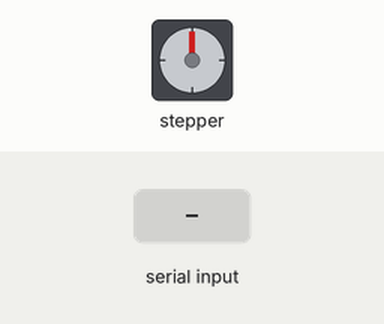
Recording of a sketch running on a simulated Arduino Uno, built with avr-gcc and run on an emulated ATmega328P. Parts: stepper motor. Wiring (inferred from the names in the program): stepper motor driver (200 steps per turn assumed): step pin 3; direction pin 2. Inputs (shaded band) come from the test bench. What the sketch prints to the serial monitor is not drawn.

Above: at 1.2 s.
1.3 s: "inject\n" received over Serial
At 1.45 s:
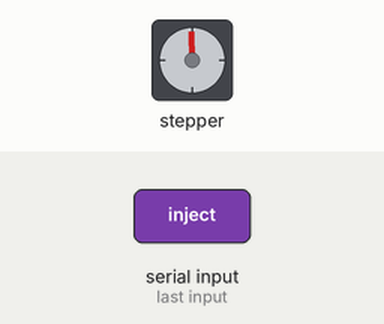
At 2.3 s:
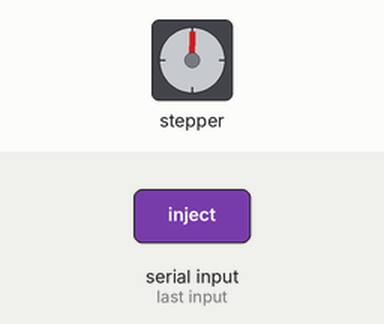
3.2 s: "setSpeed90\n" received over Serial
At 3.66 s:
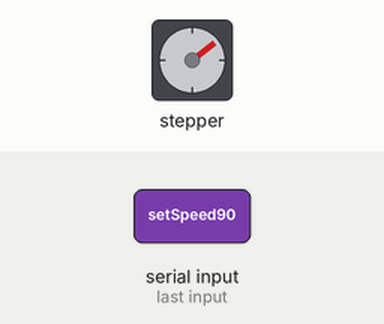
Timing chart, 0 to 19.2 s (numbered marks = the images above; inputs shaded):
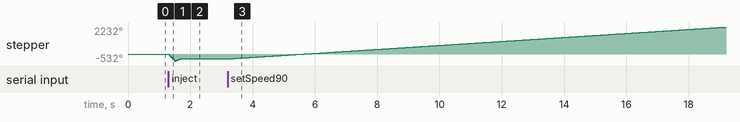

Measured:
- after the input at 1.3 s, stepper: turns 532° counter-clockwise in 0.20 s, then 174° clockwise in 0.17 s
- after the input at 3.2 s, stepper: keeps turning clockwise at about 162°/s, starting at once

The sketch:

AutreInjecteur.ino
```cpp
/*
  STEP / DIR control — NO library
  FULL STEP motor (200 steps/rev)

  Commands:
    dir_forward
    dir_backward
    setSpeed <steps_per_sec>
    stop
    inject
*/

const int dirPin  = 2;
const int stepPin = 3;

// =========================
// FULL STEP CONVERSION
// =========================
const float STEPS_PER_REV = 200.0;
const float STEPS_TO_DEG  = 360.0 / STEPS_PER_REV; // 1.8° / step

// =========================
// SERIAL
// =========================
String input = "";

// =========================
// SPEED ENGINE
// =========================
float current_sps = 0.0;   // steps per second (signed)
int direction = 1;

// timing
unsigned long step_interval_us = 0;
unsigned long last_step_us = 0;

// pulse width (safe for DRV8825)
const unsigned int STEP_PULSE_US = 5;

// =========================
// INJECTION PROFILE
// =========================
const int N = 3;

float profil_sps[N] = {
  -1500.0,   // inject
    500.0,   // retract
      0.0
};

unsigned int profil_dt[N] = { 200, 200, 200 };

bool executing_profile = false;
int prof_i = 0;
unsigned long prof_t0 = 0;
unsigned long prof_all0 = 0;

// =========================
// SPEED SETTER (NO LIMIT)
// =========================
void setSpeedSPS(float sps) {

  current_sps = sps;

  if (sps > 0.0) {
    digitalWrite(dirPin, HIGH);
    step_interval_us = (unsigned long)(1000000.0 / sps);
  }
  else if (sps < 0.0) {
    digitalWrite(dirPin, LOW);
    step_interval_us = (unsigned long)(1000000.0 / (-sps));
  }
  else {
    step_interval_us = 0;
  }

  last_step_us = micros();
}

// =========================
// STEP PULSE ENGINE
// =========================
void stepUpdate() {
  if (step_interval_us == 0) return;

  unsigned long now = micros();
  if (now - last_step_us >= step_interval_us) {
    digitalWrite(stepPin, HIGH);
    delayMicroseconds(STEP_PULSE_US);
    digitalWrite(stepPin, LOW);
    last_step_us += step_interval_us;
  }
}

// =========================
// PROFILE CONTROL
// =========================
void startInject() {
  executing_profile = true;
  prof_i = 0;
  prof_t0 = millis();
  prof_all0 = prof_t0;

  Serial.println("t_ms,target_speed_deg");

  setSpeedSPS(profil_sps[0]);
}

void profileUpdate() {
  if (!executing_profile) return;

  unsigned long now = millis();
  if (now - prof_t0 >= profil_dt[prof_i]) {

    prof_i++;
    if (prof_i >= N) {
      executing_profile = false;
      setSpeedSPS(0);
      Serial.println("CSV_END");
      return;
    }

    prof_t0 = now;
    setSpeedSPS(profil_sps[prof_i]);

    unsigned long t_ms = now - prof_all0;
    Serial.print(t_ms);
    Serial.print(",");
    Serial.println(profil_sps[prof_i] * STEPS_TO_DEG);
  }
}

// =========================
// SERIAL COMMANDS
// =========================
void processCommand(String cmd) {
  cmd.trim();

  if (cmd == "dir_forward") {
    direction = 1;
    Serial.println("DIR=forward");
  }
  else if (cmd == "dir_backward") {
    direction = -1;
    Serial.println("DIR=backward");
  }
  else if (cmd.startsWith("setSpeed")) {
    float v = cmd.substring(8).toFloat();
    executing_profile = false;
    setSpeedSPS(direction * v);
    Serial.println("SPEED_SET");
  }
  else if (cmd == "stop") {
    executing_profile = false;
    setSpeedSPS(0);
    Serial.println("STOP");
  }
  else if (cmd == "inject") {
    startInject();
    Serial.println("▶ inject");
  }
  else {
    Serial.println("ERR");
  }
}

// =========================
// SETUP / LOOP
// =========================
void setup() {
  Serial.begin(115200);

  pinMode(dirPin, OUTPUT);
  pinMode(stepPin, OUTPUT);

  digitalWrite(stepPin, LOW);
  digitalWrite(dirPin, HIGH);

  Serial.println("READY_STEP_DIR_FULL_STEP_NO_LIMIT");
}

void loop() {

  while (Serial.available()) {
    char c = Serial.read();
    if (c == '\n' || c == '\r') {
      if (input.length()) processCommand(input);
      input = "";
    } else {
      input += c;
    }
  }

  profileUpdate();
  stepUpdate();
}
```
